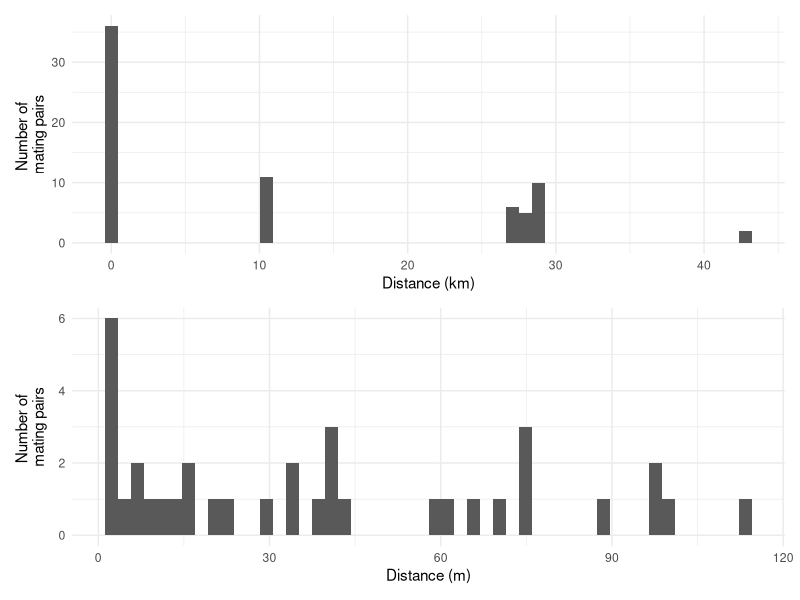
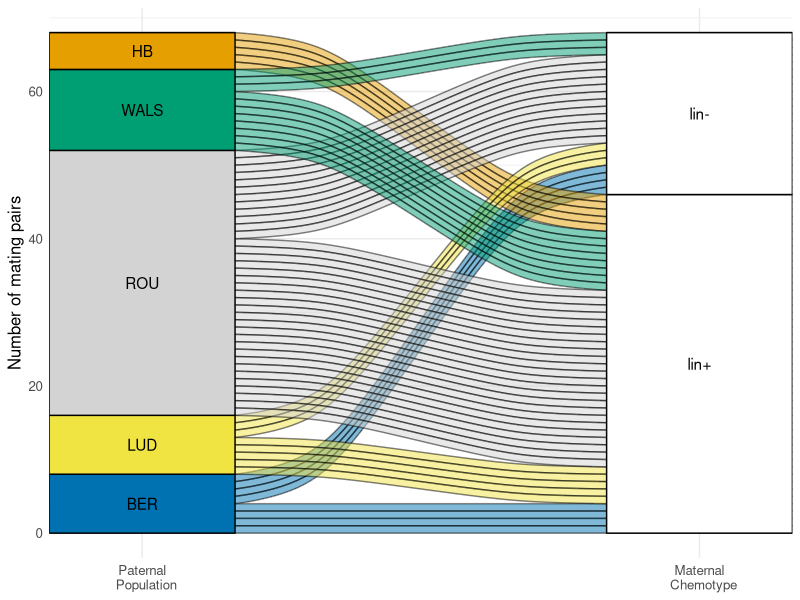
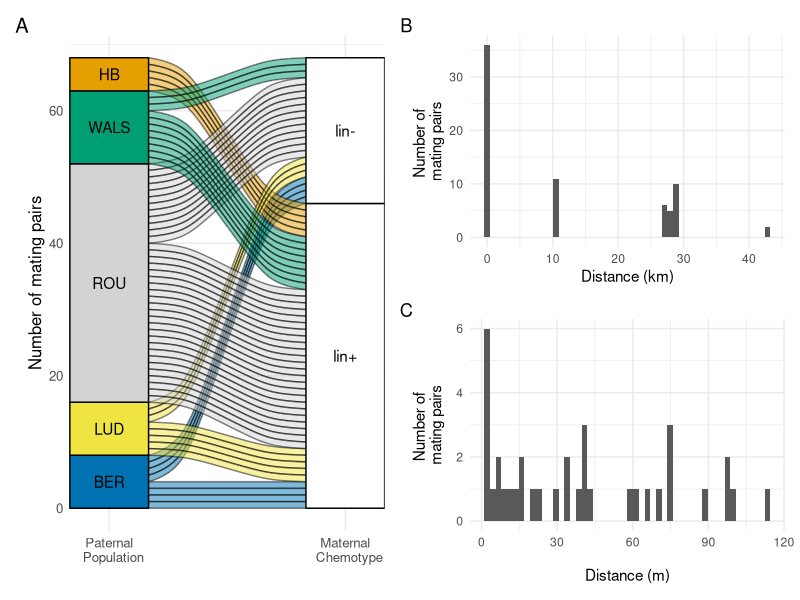

The R source for these figures, in order:
#### Figure 2 ####
# Haley Carter

# libraries
library(tidyverse)
library(sf)
library(patchwork)
library(car)
library(ggalluvial)
library(ggpubr)

setwd("~/Documents/GitHub/pollen_dispersal_and_floral_scent/")

# data ####
corridorData <- read.csv("Data/morph_data.csv")
by_offspring <- read.csv("Data/by_offspring.csv")
matingPopulation <- read.csv("Data/by_matTrim.csv")

# combine for distance and paternal population
by_offspringT <- left_join(by_offspring, select(corridorData, Name, site), by = c("Candidate.father.ID" = "Name"))

# group by mating pair instead of offspring
by_mat <- select(by_offspringT, -Offspring.ID)
by_mat <- unique(by_mat)

# histograms 
range<-ggplot(by_mat, aes(dist/1000)) +
  geom_histogram(bins=50) +
  labs(x = "Distance (km)", y = "Number of \nmating pairs")+
  theme_minimal() # basically between pop freq
rouse<-ggplot(by_mat[by_mat$site == "Rouse", ], aes(dist)) +
  geom_histogram(bins = 50) +
  labs(x = "Distance (m)", y = "Number of \nmating pairs")+
  theme_minimal() # just Rouse, 50 bins, clearer fall off?

range / rouse

# alluvial plot ####
# data prep
matingPopulation <- matingPopulation %>% 
  mutate(siteCode = case_when(site == "HB" ~ "HB",
                              site == "Walsenburg" ~ "WALS",
                              site == "Rouse" ~ "ROU",
                              site == "Ludlow" ~ "LUD",
                              site == "Berwind" ~ "BER"),
         matchemo = case_when(chemotype.x == 0 ~ "lin-",
                              chemotype.x == 1 ~ "lin+"))
matingPopulation$siteCode <- factor(matingPopulation$siteCode, levels = c("HB", "WALS", "ROU", "LUD", "BER"))

# plot
popAlluvial <- ggplot(matingPopulation, aes(axis1 = siteCode, axis2=matchemo, fill=site)) +
  geom_alluvium(color="black") +
  scale_fill_manual(values = c("#0072B2","#E69F00", "#F0E442", "lightgrey", "#009E73", "#56B4E9", "grey44"), na.value = "white") +
  geom_stratum()+
  scale_x_discrete(limits = c("Paternal
  Population", "Maternal
  Chemotype"),
                   expand = c(.05, .05)) +
  geom_text(stat = "stratum", aes(label = after_stat(stratum))) +
  theme_minimal() +
  labs(fill = "Population") +
  ylab("Number of mating pairs")+
  theme(legend.position="none", text = element_text(size = 12))
popAlluvial

# figure 2 ####

popAlluvial + (range/rouse) + plot_annotation(tag_level = "A")
